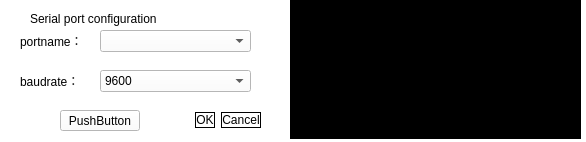
<?xml version="1.0" encoding="UTF-8"?>
<ui version="4.0">
 <class>Serialsetting</class>
 <widget class="QWidget" name="Serialsetting">
  <property name="geometry">
   <rect>
    <x>0</x>
    <y>0</y>
    <width>586</width>
    <height>142</height>
   </rect>
  </property>
  <property name="windowTitle">
   <string>Form</string>
  </property>
  <property name="styleSheet">
   <string notr="true">background-color: rgb(255, 255, 255);</string>
  </property>
  <widget class="QWidget" name="widget" native="true">
   <property name="geometry">
    <rect>
     <x>10</x>
     <y>20</y>
     <width>251</width>
     <height>81</height>
    </rect>
   </property>
   <property name="styleSheet">
    <string notr="true">QWidget{
border:1px solid grey
};</string>
   </property>
   <widget class="QLabel" name="label_19">
    <property name="geometry">
     <rect>
      <x>10</x>
      <y>50</y>
      <width>71</width>
      <height>21</height>
     </rect>
    </property>
    <property name="palette">
     <palette>
      <active>
       <colorrole role="WindowText">
        <brush brushstyle="SolidPattern">
         <color alpha="255">
          <red>0</red>
          <green>0</green>
          <blue>0</blue>
         </color>
        </brush>
       </colorrole>
       <colorrole role="Button">
        <brush brushstyle="SolidPattern">
         <color alpha="255">
          <red>255</red>
          <green>255</green>
          <blue>255</blue>
         </color>
        </brush>
       </colorrole>
       <colorrole role="Text">
        <brush brushstyle="SolidPattern">
         <color alpha="255">
          <red>0</red>
          <green>0</green>
          <blue>0</blue>
         </color>
        </brush>
       </colorrole>
       <colorrole role="ButtonText">
        <brush brushstyle="SolidPattern">
         <color alpha="255">
          <red>0</red>
          <green>0</green>
          <blue>0</blue>
         </color>
        </brush>
       </colorrole>
       <colorrole role="Base">
        <brush brushstyle="SolidPattern">
         <color alpha="255">
          <red>255</red>
          <green>255</green>
          <blue>255</blue>
         </color>
        </brush>
       </colorrole>
       <colorrole role="Window">
        <brush brushstyle="SolidPattern">
         <color alpha="255">
          <red>255</red>
          <green>255</green>
          <blue>255</blue>
         </color>
        </brush>
       </colorrole>
      </active>
      <inactive>
       <colorrole role="WindowText">
        <brush brushstyle="SolidPattern">
         <color alpha="255">
          <red>0</red>
          <green>0</green>
          <blue>0</blue>
         </color>
        </brush>
       </colorrole>
       <colorrole role="Button">
        <brush brushstyle="SolidPattern">
         <color alpha="255">
          <red>255</red>
          <green>255</green>
          <blue>255</blue>
         </color>
        </brush>
       </colorrole>
       <colorrole role="Text">
        <brush brushstyle="SolidPattern">
         <color alpha="255">
          <red>0</red>
          <green>0</green>
          <blue>0</blue>
         </color>
        </brush>
       </colorrole>
       <colorrole role="ButtonText">
        <brush brushstyle="SolidPattern">
         <color alpha="255">
          <red>0</red>
          <green>0</green>
          <blue>0</blue>
         </color>
        </brush>
       </colorrole>
       <colorrole role="Base">
        <brush brushstyle="SolidPattern">
         <color alpha="255">
          <red>255</red>
          <green>255</green>
          <blue>255</blue>
         </color>
        </brush>
       </colorrole>
       <colorrole role="Window">
        <brush brushstyle="SolidPattern">
         <color alpha="255">
          <red>255</red>
          <green>255</green>
          <blue>255</blue>
         </color>
        </brush>
       </colorrole>
      </inactive>
      <disabled>
       <colorrole role="WindowText">
        <brush brushstyle="SolidPattern">
         <color alpha="255">
          <red>0</red>
          <green>0</green>
          <blue>0</blue>
         </color>
        </brush>
       </colorrole>
       <colorrole role="Button">
        <brush brushstyle="SolidPattern">
         <color alpha="255">
          <red>255</red>
          <green>255</green>
          <blue>255</blue>
         </color>
        </brush>
       </colorrole>
       <colorrole role="Text">
        <brush brushstyle="SolidPattern">
         <color alpha="255">
          <red>0</red>
          <green>0</green>
          <blue>0</blue>
         </color>
        </brush>
       </colorrole>
       <colorrole role="ButtonText">
        <brush brushstyle="SolidPattern">
         <color alpha="255">
          <red>0</red>
          <green>0</green>
          <blue>0</blue>
         </color>
        </brush>
       </colorrole>
       <colorrole role="Base">
        <brush brushstyle="SolidPattern">
         <color alpha="255">
          <red>255</red>
          <green>255</green>
          <blue>255</blue>
         </color>
        </brush>
       </colorrole>
       <colorrole role="Window">
        <brush brushstyle="SolidPattern">
         <color alpha="255">
          <red>255</red>
          <green>255</green>
          <blue>255</blue>
         </color>
        </brush>
       </colorrole>
      </disabled>
     </palette>
    </property>
    <property name="styleSheet">
     <string notr="true">color: rgb(0, 0, 0);
font: 57 9pt &quot;aakar&quot;;</string>
    </property>
    <property name="text">
     <string>baudrate：</string>
    </property>
   </widget>
   <widget class="QComboBox" name="baudRate">
    <property name="geometry">
     <rect>
      <x>90</x>
      <y>50</y>
      <width>151</width>
      <height>22</height>
     </rect>
    </property>
    <property name="palette">
     <palette>
      <active>
       <colorrole role="WindowText">
        <brush brushstyle="SolidPattern">
         <color alpha="255">
          <red>0</red>
          <green>0</green>
          <blue>0</blue>
         </color>
        </brush>
       </colorrole>
       <colorrole role="Button">
        <brush brushstyle="SolidPattern">
         <color alpha="255">
          <red>255</red>
          <green>255</green>
          <blue>255</blue>
         </color>
        </brush>
       </colorrole>
       <colorrole role="Text">
        <brush brushstyle="SolidPattern">
         <color alpha="255">
          <red>0</red>
          <green>0</green>
          <blue>0</blue>
         </color>
        </brush>
       </colorrole>
       <colorrole role="ButtonText">
        <brush brushstyle="SolidPattern">
         <color alpha="255">
          <red>0</red>
          <green>0</green>
          <blue>0</blue>
         </color>
        </brush>
       </colorrole>
       <colorrole role="Base">
        <brush brushstyle="SolidPattern">
         <color alpha="255">
          <red>255</red>
          <green>255</green>
          <blue>255</blue>
         </color>
        </brush>
       </colorrole>
       <colorrole role="Window">
        <brush brushstyle="SolidPattern">
         <color alpha="255">
          <red>255</red>
          <green>255</green>
          <blue>255</blue>
         </color>
        </brush>
       </colorrole>
      </active>
      <inactive>
       <colorrole role="WindowText">
        <brush brushstyle="SolidPattern">
         <color alpha="255">
          <red>0</red>
          <green>0</green>
          <blue>0</blue>
         </color>
        </brush>
       </colorrole>
       <colorrole role="Button">
        <brush brushstyle="SolidPattern">
         <color alpha="255">
          <red>255</red>
          <green>255</green>
          <blue>255</blue>
         </color>
        </brush>
       </colorrole>
       <colorrole role="Text">
        <brush brushstyle="SolidPattern">
         <color alpha="255">
          <red>0</red>
          <green>0</green>
          <blue>0</blue>
         </color>
        </brush>
       </colorrole>
       <colorrole role="ButtonText">
        <brush brushstyle="SolidPattern">
         <color alpha="255">
          <red>0</red>
          <green>0</green>
          <blue>0</blue>
         </color>
        </brush>
       </colorrole>
       <colorrole role="Base">
        <brush brushstyle="SolidPattern">
         <color alpha="255">
          <red>255</red>
          <green>255</green>
          <blue>255</blue>
         </color>
        </brush>
       </colorrole>
       <colorrole role="Window">
        <brush brushstyle="SolidPattern">
         <color alpha="255">
          <red>255</red>
          <green>255</green>
          <blue>255</blue>
         </color>
        </brush>
       </colorrole>
      </inactive>
      <disabled>
       <colorrole role="WindowText">
        <brush brushstyle="SolidPattern">
         <color alpha="255">
          <red>0</red>
          <green>0</green>
          <blue>0</blue>
         </color>
        </brush>
       </colorrole>
       <colorrole role="Button">
        <brush brushstyle="SolidPattern">
         <color alpha="255">
          <red>255</red>
          <green>255</green>
          <blue>255</blue>
         </color>
        </brush>
       </colorrole>
       <colorrole role="Text">
        <brush brushstyle="SolidPattern">
         <color alpha="255">
          <red>0</red>
          <green>0</green>
          <blue>0</blue>
         </color>
        </brush>
       </colorrole>
       <colorrole role="ButtonText">
        <brush brushstyle="SolidPattern">
         <color alpha="255">
          <red>0</red>
          <green>0</green>
          <blue>0</blue>
         </color>
        </brush>
       </colorrole>
       <colorrole role="Base">
        <brush brushstyle="SolidPattern">
         <color alpha="255">
          <red>255</red>
          <green>255</green>
          <blue>255</blue>
         </color>
        </brush>
       </colorrole>
       <colorrole role="Window">
        <brush brushstyle="SolidPattern">
         <color alpha="255">
          <red>255</red>
          <green>255</green>
          <blue>255</blue>
         </color>
        </brush>
       </colorrole>
      </disabled>
     </palette>
    </property>
    <property name="styleSheet">
     <string notr="true">color: rgb(0, 0, 0);
font: 57 9pt &quot;aakar&quot;;
background-color: rgb(255, 255, 255);</string>
    </property>
    <item>
     <property name="text">
      <string>9600</string>
     </property>
    </item>
    <item>
     <property name="text">
      <string>4800</string>
     </property>
    </item>
    <item>
     <property name="text">
      <string>19200</string>
     </property>
    </item>
    <item>
     <property name="text">
      <string>38400</string>
     </property>
    </item>
   </widget>
   <widget class="QLabel" name="label_15">
    <property name="geometry">
     <rect>
      <x>10</x>
      <y>10</y>
      <width>71</width>
      <height>21</height>
     </rect>
    </property>
    <property name="palette">
     <palette>
      <active>
       <colorrole role="WindowText">
        <brush brushstyle="SolidPattern">
         <color alpha="255">
          <red>0</red>
          <green>0</green>
          <blue>0</blue>
         </color>
        </brush>
       </colorrole>
       <colorrole role="Button">
        <brush brushstyle="SolidPattern">
         <color alpha="255">
          <red>255</red>
          <green>255</green>
          <blue>255</blue>
         </color>
        </brush>
       </colorrole>
       <colorrole role="Text">
        <brush brushstyle="SolidPattern">
         <color alpha="255">
          <red>0</red>
          <green>0</green>
          <blue>0</blue>
         </color>
        </brush>
       </colorrole>
       <colorrole role="ButtonText">
        <brush brushstyle="SolidPattern">
         <color alpha="255">
          <red>0</red>
          <green>0</green>
          <blue>0</blue>
         </color>
        </brush>
       </colorrole>
       <colorrole role="Base">
        <brush brushstyle="SolidPattern">
         <color alpha="255">
          <red>255</red>
          <green>255</green>
          <blue>255</blue>
         </color>
        </brush>
       </colorrole>
       <colorrole role="Window">
        <brush brushstyle="SolidPattern">
         <color alpha="255">
          <red>255</red>
          <green>255</green>
          <blue>255</blue>
         </color>
        </brush>
       </colorrole>
      </active>
      <inactive>
       <colorrole role="WindowText">
        <brush brushstyle="SolidPattern">
         <color alpha="255">
          <red>0</red>
          <green>0</green>
          <blue>0</blue>
         </color>
        </brush>
       </colorrole>
       <colorrole role="Button">
        <brush brushstyle="SolidPattern">
         <color alpha="255">
          <red>255</red>
          <green>255</green>
          <blue>255</blue>
         </color>
        </brush>
       </colorrole>
       <colorrole role="Text">
        <brush brushstyle="SolidPattern">
         <color alpha="255">
          <red>0</red>
          <green>0</green>
          <blue>0</blue>
         </color>
        </brush>
       </colorrole>
       <colorrole role="ButtonText">
        <brush brushstyle="SolidPattern">
         <color alpha="255">
          <red>0</red>
          <green>0</green>
          <blue>0</blue>
         </color>
        </brush>
       </colorrole>
       <colorrole role="Base">
        <brush brushstyle="SolidPattern">
         <color alpha="255">
          <red>255</red>
          <green>255</green>
          <blue>255</blue>
         </color>
        </brush>
       </colorrole>
       <colorrole role="Window">
        <brush brushstyle="SolidPattern">
         <color alpha="255">
          <red>255</red>
          <green>255</green>
          <blue>255</blue>
         </color>
        </brush>
       </colorrole>
      </inactive>
      <disabled>
       <colorrole role="WindowText">
        <brush brushstyle="SolidPattern">
         <color alpha="255">
          <red>0</red>
          <green>0</green>
          <blue>0</blue>
         </color>
        </brush>
       </colorrole>
       <colorrole role="Button">
        <brush brushstyle="SolidPattern">
         <color alpha="255">
          <red>255</red>
          <green>255</green>
          <blue>255</blue>
         </color>
        </brush>
       </colorrole>
       <colorrole role="Text">
        <brush brushstyle="SolidPattern">
         <color alpha="255">
          <red>0</red>
          <green>0</green>
          <blue>0</blue>
         </color>
        </brush>
       </colorrole>
       <colorrole role="ButtonText">
        <brush brushstyle="SolidPattern">
         <color alpha="255">
          <red>0</red>
          <green>0</green>
          <blue>0</blue>
         </color>
        </brush>
       </colorrole>
       <colorrole role="Base">
        <brush brushstyle="SolidPattern">
         <color alpha="255">
          <red>255</red>
          <green>255</green>
          <blue>255</blue>
         </color>
        </brush>
       </colorrole>
       <colorrole role="Window">
        <brush brushstyle="SolidPattern">
         <color alpha="255">
          <red>255</red>
          <green>255</green>
          <blue>255</blue>
         </color>
        </brush>
       </colorrole>
      </disabled>
     </palette>
    </property>
    <property name="styleSheet">
     <string notr="true">font: 57 9pt &quot;aakar&quot;;

color: rgb(0, 0, 0);</string>
    </property>
    <property name="text">
     <string>portname：</string>
    </property>
   </widget>
   <widget class="QComboBox" name="portName">
    <property name="geometry">
     <rect>
      <x>90</x>
      <y>10</y>
      <width>151</width>
      <height>22</height>
     </rect>
    </property>
    <property name="palette">
     <palette>
      <active>
       <colorrole role="WindowText">
        <brush brushstyle="SolidPattern">
         <color alpha="255">
          <red>0</red>
          <green>0</green>
          <blue>0</blue>
         </color>
        </brush>
       </colorrole>
       <colorrole role="Button">
        <brush brushstyle="SolidPattern">
         <color alpha="255">
          <red>255</red>
          <green>255</green>
          <blue>255</blue>
         </color>
        </brush>
       </colorrole>
       <colorrole role="Light">
        <brush brushstyle="SolidPattern">
         <color alpha="255">
          <red>255</red>
          <green>255</green>
          <blue>255</blue>
         </color>
        </brush>
       </colorrole>
       <colorrole role="Midlight">
        <brush brushstyle="SolidPattern">
         <color alpha="255">
          <red>255</red>
          <green>255</green>
          <blue>255</blue>
         </color>
        </brush>
       </colorrole>
       <colorrole role="Dark">
        <brush brushstyle="SolidPattern">
         <color alpha="255">
          <red>127</red>
          <green>127</green>
          <blue>127</blue>
         </color>
        </brush>
       </colorrole>
       <colorrole role="Mid">
        <brush brushstyle="SolidPattern">
         <color alpha="255">
          <red>170</red>
          <green>170</green>
          <blue>170</blue>
         </color>
        </brush>
       </colorrole>
       <colorrole role="Text">
        <brush brushstyle="SolidPattern">
         <color alpha="255">
          <red>0</red>
          <green>0</green>
          <blue>0</blue>
         </color>
        </brush>
       </colorrole>
       <colorrole role="BrightText">
        <brush brushstyle="SolidPattern">
         <color alpha="255">
          <red>255</red>
          <green>255</green>
          <blue>255</blue>
         </color>
        </brush>
       </colorrole>
       <colorrole role="ButtonText">
        <brush brushstyle="SolidPattern">
         <color alpha="255">
          <red>0</red>
          <green>0</green>
          <blue>0</blue>
         </color>
        </brush>
       </colorrole>
       <colorrole role="Base">
        <brush brushstyle="SolidPattern">
         <color alpha="255">
          <red>255</red>
          <green>255</green>
          <blue>255</blue>
         </color>
        </brush>
       </colorrole>
       <colorrole role="Window">
        <brush brushstyle="SolidPattern">
         <color alpha="255">
          <red>255</red>
          <green>255</green>
          <blue>255</blue>
         </color>
        </brush>
       </colorrole>
       <colorrole role="Shadow">
        <brush brushstyle="SolidPattern">
         <color alpha="255">
          <red>0</red>
          <green>0</green>
          <blue>0</blue>
         </color>
        </brush>
       </colorrole>
       <colorrole role="AlternateBase">
        <brush brushstyle="SolidPattern">
         <color alpha="255">
          <red>255</red>
          <green>255</green>
          <blue>255</blue>
         </color>
        </brush>
       </colorrole>
       <colorrole role="ToolTipBase">
        <brush brushstyle="SolidPattern">
         <color alpha="255">
          <red>255</red>
          <green>255</green>
          <blue>220</blue>
         </color>
        </brush>
       </colorrole>
       <colorrole role="ToolTipText">
        <brush brushstyle="SolidPattern">
         <color alpha="255">
          <red>0</red>
          <green>0</green>
          <blue>0</blue>
         </color>
        </brush>
       </colorrole>
      </active>
      <inactive>
       <colorrole role="WindowText">
        <brush brushstyle="SolidPattern">
         <color alpha="255">
          <red>0</red>
          <green>0</green>
          <blue>0</blue>
         </color>
        </brush>
       </colorrole>
       <colorrole role="Button">
        <brush brushstyle="SolidPattern">
         <color alpha="255">
          <red>255</red>
          <green>255</green>
          <blue>255</blue>
         </color>
        </brush>
       </colorrole>
       <colorrole role="Light">
        <brush brushstyle="SolidPattern">
         <color alpha="255">
          <red>255</red>
          <green>255</green>
          <blue>255</blue>
         </color>
        </brush>
       </colorrole>
       <colorrole role="Midlight">
        <brush brushstyle="SolidPattern">
         <color alpha="255">
          <red>255</red>
          <green>255</green>
          <blue>255</blue>
         </color>
        </brush>
       </colorrole>
       <colorrole role="Dark">
        <brush brushstyle="SolidPattern">
         <color alpha="255">
          <red>127</red>
          <green>127</green>
          <blue>127</blue>
         </color>
        </brush>
       </colorrole>
       <colorrole role="Mid">
        <brush brushstyle="SolidPattern">
         <color alpha="255">
          <red>170</red>
          <green>170</green>
          <blue>170</blue>
         </color>
        </brush>
       </colorrole>
       <colorrole role="Text">
        <brush brushstyle="SolidPattern">
         <color alpha="255">
          <red>0</red>
          <green>0</green>
          <blue>0</blue>
         </color>
        </brush>
       </colorrole>
       <colorrole role="BrightText">
        <brush brushstyle="SolidPattern">
         <color alpha="255">
          <red>255</red>
          <green>255</green>
          <blue>255</blue>
         </color>
        </brush>
       </colorrole>
       <colorrole role="ButtonText">
        <brush brushstyle="SolidPattern">
         <color alpha="255">
          <red>0</red>
          <green>0</green>
          <blue>0</blue>
         </color>
        </brush>
       </colorrole>
       <colorrole role="Base">
        <brush brushstyle="SolidPattern">
         <color alpha="255">
          <red>255</red>
          <green>255</green>
          <blue>255</blue>
         </color>
        </brush>
       </colorrole>
       <colorrole role="Window">
        <brush brushstyle="SolidPattern">
         <color alpha="255">
          <red>255</red>
          <green>255</green>
          <blue>255</blue>
         </color>
        </brush>
       </colorrole>
       <colorrole role="Shadow">
        <brush brushstyle="SolidPattern">
         <color alpha="255">
          <red>0</red>
          <green>0</green>
          <blue>0</blue>
         </color>
        </brush>
       </colorrole>
       <colorrole role="AlternateBase">
        <brush brushstyle="SolidPattern">
         <color alpha="255">
          <red>255</red>
          <green>255</green>
          <blue>255</blue>
         </color>
        </brush>
       </colorrole>
       <colorrole role="ToolTipBase">
        <brush brushstyle="SolidPattern">
         <color alpha="255">
          <red>255</red>
          <green>255</green>
          <blue>220</blue>
         </color>
        </brush>
       </colorrole>
       <colorrole role="ToolTipText">
        <brush brushstyle="SolidPattern">
         <color alpha="255">
          <red>0</red>
          <green>0</green>
          <blue>0</blue>
         </color>
        </brush>
       </colorrole>
      </inactive>
      <disabled>
       <colorrole role="WindowText">
        <brush brushstyle="SolidPattern">
         <color alpha="255">
          <red>0</red>
          <green>0</green>
          <blue>0</blue>
         </color>
        </brush>
       </colorrole>
       <colorrole role="Button">
        <brush brushstyle="SolidPattern">
         <color alpha="255">
          <red>255</red>
          <green>255</green>
          <blue>255</blue>
         </color>
        </brush>
       </colorrole>
       <colorrole role="Light">
        <brush brushstyle="SolidPattern">
         <color alpha="255">
          <red>255</red>
          <green>255</green>
          <blue>255</blue>
         </color>
        </brush>
       </colorrole>
       <colorrole role="Midlight">
        <brush brushstyle="SolidPattern">
         <color alpha="255">
          <red>255</red>
          <green>255</green>
          <blue>255</blue>
         </color>
        </brush>
       </colorrole>
       <colorrole role="Dark">
        <brush brushstyle="SolidPattern">
         <color alpha="255">
          <red>127</red>
          <green>127</green>
          <blue>127</blue>
         </color>
        </brush>
       </colorrole>
       <colorrole role="Mid">
        <brush brushstyle="SolidPattern">
         <color alpha="255">
          <red>170</red>
          <green>170</green>
          <blue>170</blue>
         </color>
        </brush>
       </colorrole>
       <colorrole role="Text">
        <brush brushstyle="SolidPattern">
         <color alpha="255">
          <red>0</red>
          <green>0</green>
          <blue>0</blue>
         </color>
        </brush>
       </colorrole>
       <colorrole role="BrightText">
        <brush brushstyle="SolidPattern">
         <color alpha="255">
          <red>255</red>
          <green>255</green>
          <blue>255</blue>
         </color>
        </brush>
       </colorrole>
       <colorrole role="ButtonText">
        <brush brushstyle="SolidPattern">
         <color alpha="255">
          <red>0</red>
          <green>0</green>
          <blue>0</blue>
         </color>
        </brush>
       </colorrole>
       <colorrole role="Base">
        <brush brushstyle="SolidPattern">
         <color alpha="255">
          <red>255</red>
          <green>255</green>
          <blue>255</blue>
         </color>
        </brush>
       </colorrole>
       <colorrole role="Window">
        <brush brushstyle="SolidPattern">
         <color alpha="255">
          <red>255</red>
          <green>255</green>
          <blue>255</blue>
         </color>
        </brush>
       </colorrole>
       <colorrole role="Shadow">
        <brush brushstyle="SolidPattern">
         <color alpha="255">
          <red>0</red>
          <green>0</green>
          <blue>0</blue>
         </color>
        </brush>
       </colorrole>
       <colorrole role="AlternateBase">
        <brush brushstyle="SolidPattern">
         <color alpha="255">
          <red>255</red>
          <green>255</green>
          <blue>255</blue>
         </color>
        </brush>
       </colorrole>
       <colorrole role="ToolTipBase">
        <brush brushstyle="SolidPattern">
         <color alpha="255">
          <red>255</red>
          <green>255</green>
          <blue>220</blue>
         </color>
        </brush>
       </colorrole>
       <colorrole role="ToolTipText">
        <brush brushstyle="SolidPattern">
         <color alpha="255">
          <red>0</red>
          <green>0</green>
          <blue>0</blue>
         </color>
        </brush>
       </colorrole>
      </disabled>
     </palette>
    </property>
    <property name="styleSheet">
     <string notr="true">font: 57 9pt &quot;aakar&quot;;
color: rgb(0, 0, 0);
background-color: rgb(255, 255, 255);</string>
    </property>
   </widget>
  </widget>
  <widget class="QLabel" name="label">
   <property name="geometry">
    <rect>
     <x>30</x>
     <y>10</y>
     <width>141</width>
     <height>17</height>
    </rect>
   </property>
   <property name="styleSheet">
    <string notr="true">background-color: rgb(255, 255, 255);</string>
   </property>
   <property name="text">
    <string>Serial port configuration</string>
   </property>
  </widget>
  <widget class="QDialogButtonBox" name="buttonBox">
   <property name="geometry">
    <rect>
     <x>160</x>
     <y>110</y>
     <width>101</width>
     <height>20</height>
    </rect>
   </property>
   <property name="styleSheet">
    <string notr="true">QPushButton{
border:1px solid black}
QPushButton:hover{border: 2px solid ;
background-color: white;
border-right-color: rgb(255, 255, 255);
border-bottom-color: rgb(255, 255, 255);
border-top-color: rgb(136, 138, 133);
border-left-color: rgb(136, 138, 133);}

QPushButton:pressed{border: 2px solid ;
background-color: white;
border-right-color: rgb(136, 138, 133);
border-bottom-color: rgb(136, 138, 133);
border-top-color: rgb(136, 138, 133);
border-left-color: rgb(136, 138, 133); 
padding-left:3px; padding-top:3px;border-style: inset;}</string>
   </property>
   <property name="standardButtons">
    <set>QDialogButtonBox::Cancel|QDialogButtonBox::Ok</set>
   </property>
  </widget>
  <widget class="QPushButton" name="pushButton">
   <property name="geometry">
    <rect>
     <x>60</x>
     <y>110</y>
     <width>80</width>
     <height>21</height>
    </rect>
   </property>
   <property name="styleSheet">
    <string notr="true">QPushButton{
border:1px solid black};
font: 57 9pt &quot;aakar&quot;;</string>
   </property>
   <property name="text">
    <string>PushButton</string>
   </property>
  </widget>
  <widget class="QTextBrowser" name="comLog">
   <property name="geometry">
    <rect>
     <x>290</x>
     <y>-12</y>
     <width>291</width>
     <height>151</height>
    </rect>
   </property>
   <property name="styleSheet">
    <string notr="true">background-color: rgb(0, 0, 0);
color: rgb(255, 255, 255);</string>
   </property>
  </widget>
 </widget>
 <resources/>
 <connections/>
</ui>
